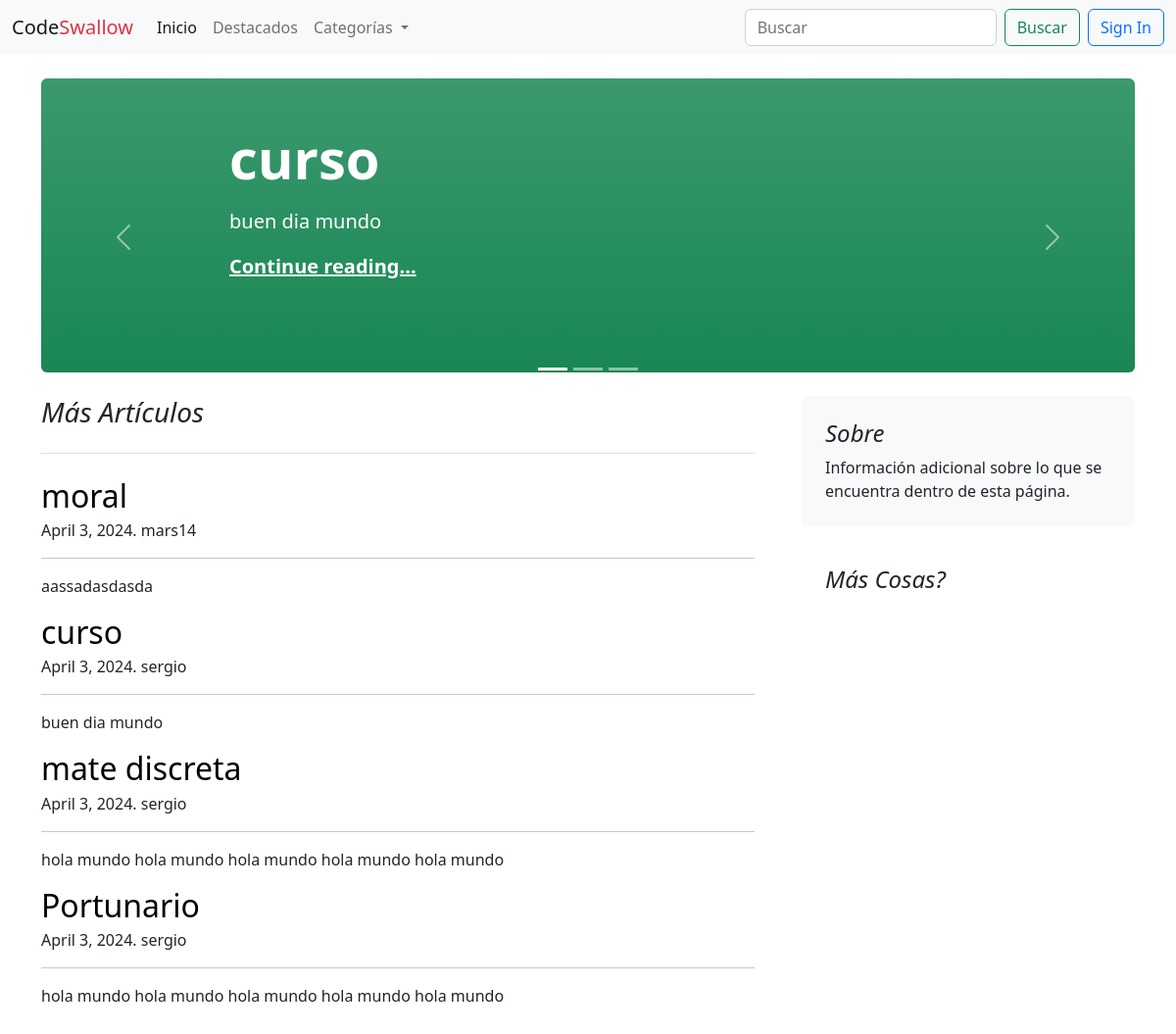
The page / on the database its author committed.
### blogs/models.py (models this page shows, shortened)
class Post(models.Model):
    title = models.CharField(max_length=255)
    slug = models.SlugField(unique=True)
    overview = models.TextField()
    date_created = models.DateTimeField(auto_now_add=True)
    content = models.TextField()
    author = models.ForeignKey(settings.AUTH_USER_MODEL, on_delete=models.PROTECT)
    categories = models.ManyToManyField('Category')
    featured = models.BooleanField(default=False)
    image = models.ImageField(upload_to='post_images/', blank=True, null=True)
    pub_date = models.DateTimeField(default=timezone.now)
    def get_absolute_url(self):
        return reverse("blogs:post", kwargs={"slug": self.slug})
    class Meta:
        ordering = ["-date_created"]

### users/models.py (models this page shows)
class User(AbstractUser):
    pass

### blogs/views.py (the view)
# urls.py: path('', views.home_page),
def home_page(request):
    posts = Post.objects.filter(
        pub_date__lte=timezone.now()
    )
    featured = Post.objects.filter(featured=True).filter(
        pub_date__lte=timezone.now()
    )[:3]
    context = {
        'post_list': posts,
        'featured': featured
    }
    return render(request, 'blogs/home_page.html', context=context)

### blogs/context_processors.py (called while the page is built)
def categories_processor(request):
    categories = Category.objects.all()
    return {
        'categories': categories
    }

### blogs/templates/blogs/home_page.html (shortened to what this page needs)
{% extends 'base.html' %}
{% block content %}
<div class="container-xxl bd-gutter mt-3 my-md-4 bd-layout">
    <main class="container">
        <div class="row g-5">
            <div class="col-md-12">
                {% include "blogs/featured.html" %}
            </div>
        </div>
        <div class="row g-5">
            <div class="col-md-8">
                <h3 class="pb-4 mb-4 fst-italic border-bottom">
                    Más Artículos
                </h3>
                {% for post in post_list %}
                    <article class="blog-post">
                        <h2 class="blog-post-title mb-1">
                            <a href="{{ post.get_absolute_url }}" style="text-decoration: none"
                               class="text-black">
                                {{ post.title }}
                            </a>
                        </h2>
                        <p class="blog-post-meta">{{ post.pub_date.date }}. {{post.author}}</p>
                        <hr>
                        <p>{{ post.overview }}</p>
                    </article>
                {% endfor %}
            </div>
            <div class="col-md-4">
                <div class="position-sticky" style="top: 2rem;">
                    <div class="p-4 mb-3 bg-light rounded">
                        <h4 class="fst-italic">Sobre</h4>
                        <p class="mb-0">Información adicional sobre lo que se encuentra dentro de esta página.</p>
                    </div>
                    <div class="p-4">
                        <h4 class="fst-italic">Más Cosas?</h4>
                    </div>
                </div>
            </div>
        </div>
    </main>
</div>
{% endblock content %}

### blogs/templates/base.html (shortened to what this page needs)
<!DOCTYPE html>
<html lang="en">
<head>
    <link href="https://cdn.jsdelivr.net/npm/bootstrap@5.2.2/dist/css/bootstrap.min.css" rel="stylesheet"
>
</head>
<body>
{% include "navbar.html" %}
{% block content %} {% endblock content %}
</body>
</html>

### blogs/templates/navbar.html (shortened to what this page needs)
<nav class="navbar navbar-expand-lg bg-light">
    <div class="container-fluid">
        <a class="navbar-brand" href="/">Code<span class="text-danger">Swallow</span></a>
        <div class="collapse navbar-collapse" id="navbarSupportedContent">
            <ul class="navbar-nav me-auto mb-2 mb-lg-0">
                <li class="nav-item">
                    <a class="nav-link active" aria-current="page" href="/">Inicio</a>
                </li>
                <li class="nav-item">
                    <a class="nav-link" href="{% url 'blogs:featured' %}">Destacados</a>
                </li>
                <li class="nav-item dropdown">
                    <a class="nav-link dropdown-toggle" href="#" role="button" data-bs-toggle="dropdown"
                       aria-expanded="false">
                       Categorías
                    </a>
                </li>
            </ul>
            <form class="d-flex" role="search" action="{% url 'blogs:search' %}" method="get">
                <input name="search" class="form-control me-2" type="search" placeholder="Buscar" aria-label="Search">
                <button class="btn btn-outline-success" type="submit">Buscar</button>
            </form>
            {% if user.is_authenticated %}
                <a class="btn btn-outline-primary ms-2" href="{% url 'admin:index' %}" role="button">Admin</a>
            {% else %}
                <a class="btn btn-outline-primary ms-2" href="{% url 'login' %}" role="button">Sign In</a>
            {% endif %}
        </div>
    </div>
</nav>

### blogs/templates/blogs/featured.html (shortened to what this page needs)
<div id="carouselIndicators" class="carousel slide" data-bs-ride="true">
    <div class="carousel-indicators">
        <button type="button" data-bs-target="#carouselIndicators" data-bs-slide-to="0" class="active"
                aria-current="true" aria-label="Slide 1"></button>
        <button type="button" data-bs-target="#carouselIndicators" data-bs-slide-to="1"
                aria-label="Slide 2"></button>
        <button type="button" data-bs-target="#carouselIndicators" data-bs-slide-to="2"
                aria-label="Slide 3"></button>
    </div>
    <div class="carousel-inner">
        {% for f in featured %}
            <div class="carousel-item {% if f == featured|first %}active{% endif %}">
                <div class="px-5 p-md-5 mb-4 rounded text-bg-success bg-gradient" style="height: 300px">
                    <div class="col-md-10 px-5 mx-5">
                        <h1 class="display-4 fw-bold px-5">{{ f.title }}</h1>
                        <p class="lead my-3 px-5">{{ f.overview }}</p>
                        <p class="lead mb-0 px-5"><a href="{{ f.get_absolute_url }}" class="text-white fw-bold">Continue
                            reading...</a></p>
                    </div>
                </div>
            </div>
        {% endfor %}
    </div>
    <button class="carousel-control-prev" type="button" data-bs-target="#carouselIndicators"
            data-bs-slide="prev">
        <span class="carousel-control-prev-icon" aria-hidden="true"></span>
    </button>
    <button class="carousel-control-next" type="button" data-bs-target="#carouselIndicators"
            data-bs-slide="next">
        <span class="carousel-control-next-icon" aria-hidden="true"></span>
    </button>
</div>

### rows shown on the page
Post: title "curso", overview "buen dia mundo", pub_date "April 3, 2024", author "sergio"
Post: title "moral", pub_date "April 3, 2024", author "mars14", overview "aassadasdasda"
Post: title "mate discreta", pub_date "April 3, 2024", author "sergio", overview "hola mundo hola mundo hola mundo hola mundo hola mundo"
Post: title "Portunario", pub_date "April 3, 2024", author "sergio", overview "hola mundo hola mundo hola mundo hola mundo hola mundo"
